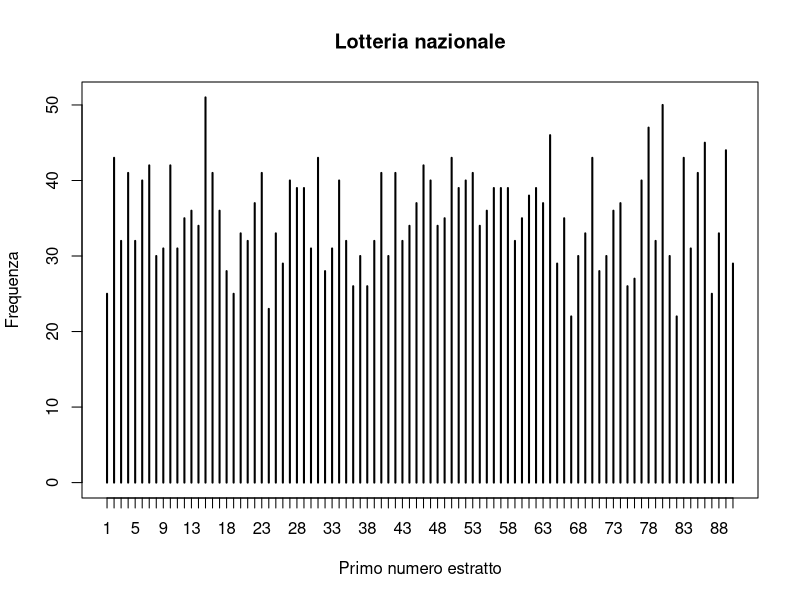

Source code (R):
## ---- chunk 1
rm(list = ls())
lotteria <- read.table("storico.txt", header = FALSE, na.strings = "NAA")
colnames(lotteria) <- c("Data", "Provincia", "N1", "N2", "N3", "N4", "N5")
lotteria$Data <- as.Date(lotteria$Data)

# Seleziono lotteria nazionale (Codice RN)
lot_naz <- lotteria[lotteria$Provincia == "RN", ]

knitr::kable(tail(lot_naz[, -2], 5), row.names = F)
## ---- chunk 2
freq <- c(table(lot_naz$N1))
names(freq) <- 1:90
knitr::kable(t(freq[1:15]))
knitr::kable(t(freq[16:30]))
knitr::kable(t(freq[31:45]))
knitr::kable(t(freq[46:60]))
knitr::kable(t(freq[61:75]))
knitr::kable(t(freq[76:90]))
## ---- chunk 3
#| fig-width: 12
#| fig-height: 6
plot(table(lot_naz$N1), ylab = "Frequenza", xlab = "Primo numero estratto", main = "Lotteria nazionale")
## ---- chunk 4
chisq.test(freq)
## ---- chunk 5
freq_complete <- c(table(c(lot_naz$N1, lot_naz$N2, lot_naz$N3, lot_naz$N4, lot_naz$N5)))
freq_teo <- rep(sum(freq_complete) / 90, 90)
X2 <- sum((freq_complete - freq_teo)^2 / freq_teo)
X2_adjusted <- X2 * 89 / 85
p_value <- 1 - pchisq(X2_adjusted, 89)
#knitr::kable(data.frame(X2 = X2, X2_adjusted = X2_adjusted, p_value = p_value))
